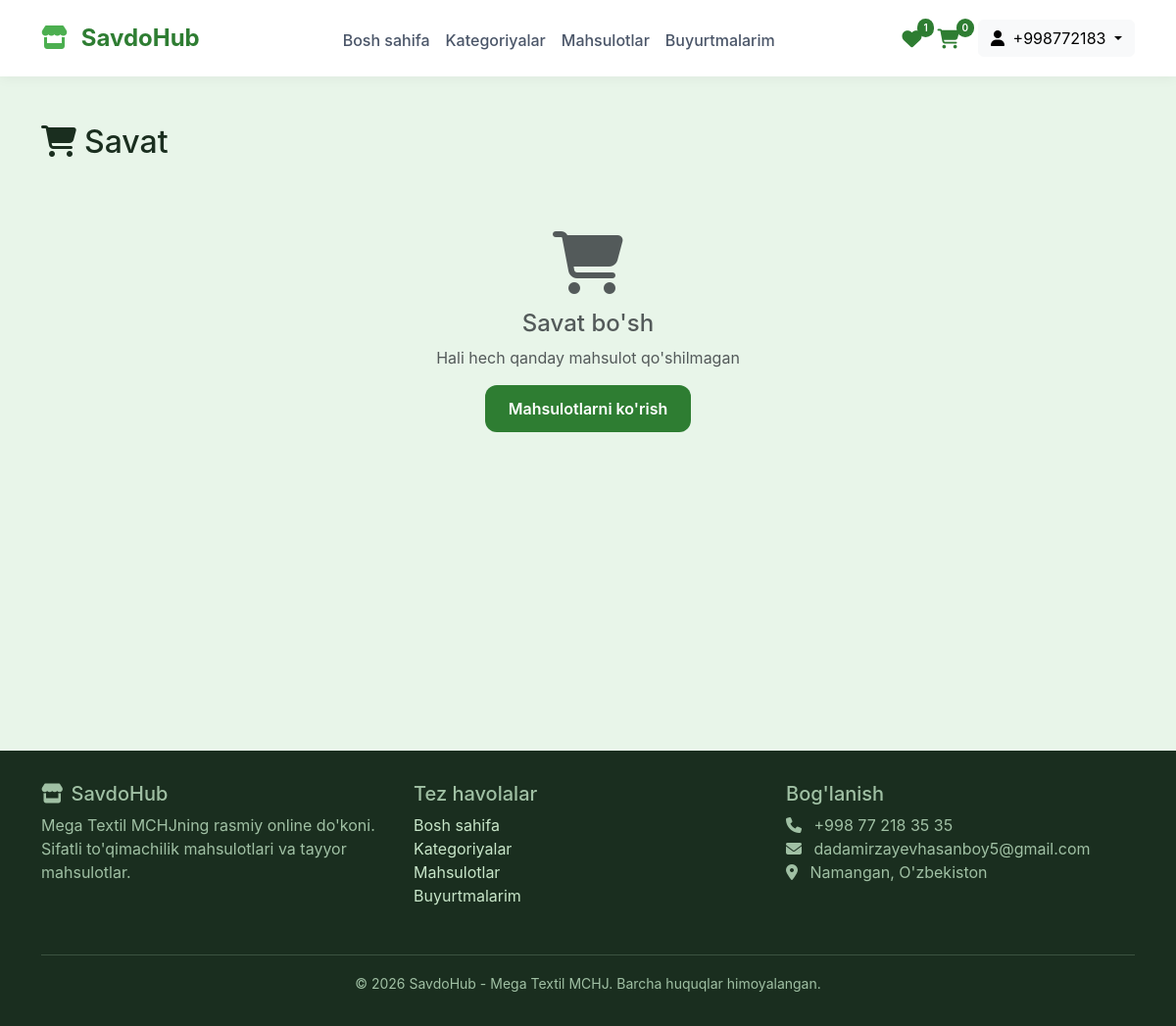
/cart/ (signed in), run on an earlier commit of the app's database.
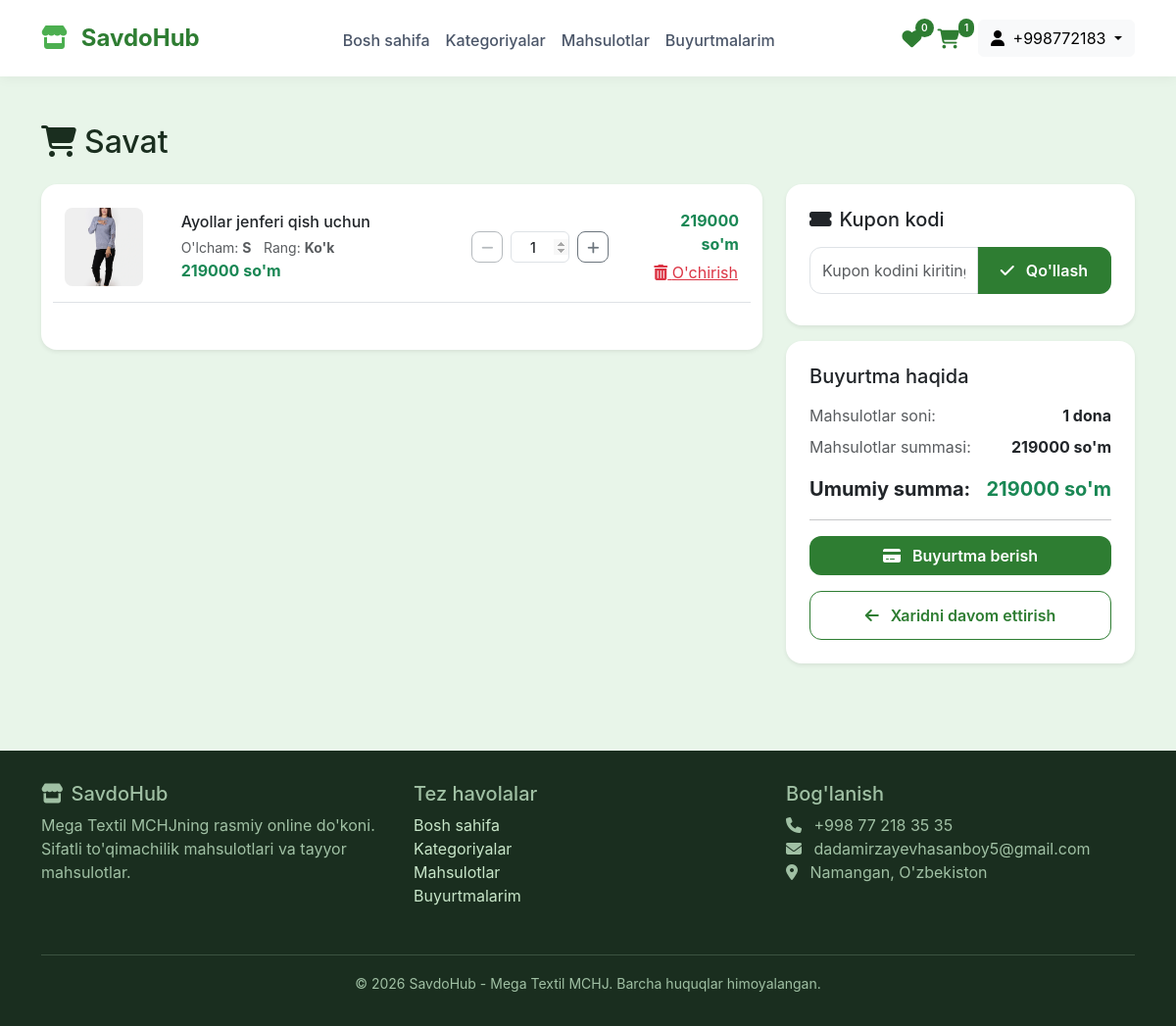
And on a later commit of the database.
### shop/models.py (models this page shows, shortened)
class CartItem(models.Model):
    cart = models.ForeignKey(Cart, on_delete=models.CASCADE, related_name='items', verbose_name="Savat")
    product = models.ForeignKey(Product, on_delete=models.CASCADE, related_name='cart_items', verbose_name="Mahsulot")
    size = models.CharField(max_length=20, blank=True, null=True, verbose_name="O'lcham")
    color = models.CharField(max_length=50, blank=True, null=True, verbose_name="Rang")
    quantity = models.IntegerField(default=1, verbose_name="Soni")
    class Meta:
        verbose_name = "Savatdagi mahsulot"
        verbose_name_plural = "Savatdagi mahsulotlar"
        unique_together = ['cart', 'product', 'size', 'color']
    @property
    def total_price(self):
        return self.product.price * self.quantity

class Product(models.Model):
    category = models.ForeignKey(Category, on_delete=models.CASCADE, related_name='products')
    name = models.CharField(max_length=200)
    slug = models.SlugField(unique=True)
    description = models.TextField()
    price = models.DecimalField(max_digits=10, decimal_places=2)
    old_price = models.DecimalField(max_digits=10, decimal_places=2, blank=True, null=True)
    image = models.ImageField(upload_to='products/')
    image2 = models.ImageField(upload_to='products/', blank=True, null=True)
    image3 = models.ImageField(upload_to='products/', blank=True, null=True)
    is_available = models.BooleanField(default=True)
    is_featured = models.BooleanField(default=False)
    is_new = models.BooleanField(default=False)
    created_at = models.DateTimeField(auto_now_add=True)
    class Meta:
        verbose_name = "Mahsulot"
        verbose_name_plural = "Mahsulotlar"
        ordering = ['-created_at']
    def get_absolute_url(self):
        return reverse('shop:product_detail', args=[self.category.slug, self.slug])
    @property
    def total_stock(self):
        return sum(variant.stock for variant in self.variants.all())

class ProductVariant(models.Model):
    product = models.ForeignKey(Product, on_delete=models.CASCADE, related_name='variants')
    color = models.CharField(max_length=50, verbose_name="Rang")
    size = models.CharField(max_length=20, verbose_name="O'lcham")
    stock = models.IntegerField(default=0, verbose_name="Soni")
    sku = models.CharField(max_length=100, blank=True, verbose_name="SKU")
    price_extra = models.DecimalField(max_digits=10, decimal_places=2, default=0, verbose_name="Qo'shimcha narx")
    class Meta:
        verbose_name = "Mahsulot varianti"
        verbose_name_plural = "Mahsulot variantlari"

class Cart(models.Model):
    user = models.ForeignKey(User, on_delete=models.CASCADE, related_name='carts', verbose_name="Foydalanuvchi")
    created_at = models.DateTimeField(auto_now_add=True, verbose_name="Yaratilgan vaqt")
    updated_at = models.DateTimeField(auto_now=True, verbose_name="Yangilangan vaqt")
    class Meta:
        verbose_name = "Savat"
        verbose_name_plural = "Savatlar"
    @property
    def total_items(self):
        return sum(item.quantity for item in self.items.all())
    @property
    def total_price(self):
        return sum(item.total_price for item in self.items.all())

### shop/views.py (the view, shortened to what this page needs)
# urls.py: path('cart/', views.cart_view, name='cart'),
def cart_view(request):
    if not request.user.is_authenticated:
        messages.warning(request, 'Savatni ko\'rish uchun tizimga kiring!')
        return redirect('accounts:login')
    cart, created = Cart.objects.get_or_create(user=request.user)
    discount = 0
    coupon_code = None
    coupon_id = None
    final_total = cart.total_price - discount
    context = {
        'cart': cart,
        'cart_total_items': cart.total_items,
        'wishlist_count': get_wishlist_count(request),
        'discount': discount,
        'final_total': final_total,
        'coupon_code': coupon_code,
    }
    return render(request, 'shop/cart.html', context)

### shop/views.py (called while the page is built)
def get_wishlist_count(request):
    if request.user.is_authenticated:
        return Wishlist.objects.filter(user=request.user).count()
    return 0

### shop/templates/shop/cart.html (shortened to what the changed rows need)
{% extends 'shop/base.html' %}
{% block content %}
<div class="container">
    <h2 class="mb-4" style="color: #1a2e1f;"><i class="fas fa-shopping-cart me-2"></i>Savat</h2>
    {% if cart.items.all %}
    <div class="row">
        <div class="col-lg-8">
            <div class="card border-0 shadow-sm rounded-4">
                <div class="card-body p-4">
                    {% for item in cart.items.all %}
                    <div class="row align-items-center mb-4 pb-3 border-bottom" id="cart-item-{{ item.id }}">
                        <div class="col-3 col-md-2">
                            {% if item.product.image %}
                            <img src="{{ item.product.image.url }}" alt="{{ item.product.name }}" class="img-fluid rounded-3" style="width: 80px; height: 80px; object-fit: cover;">
                            {% else %}
                            <div class="bg-light rounded-3 d-flex align-items-center justify-content-center" style="width: 80px; height: 80px;">
                                <i class="fas fa-image text-muted fa-2x"></i>
                            </div>
                            {% endif %}
                        </div>
                        <div class="col-5 col-md-5">
                            <a href="{{ item.product.get_absolute_url }}" class="text-decoration-none text-dark">
                                <h6 class="mb-1">{{ item.product.name|truncatechars:40 }}</h6>
                                {% if item.size %}
                                <small class="text-muted">O'lcham: <strong>{{ item.size }}</strong></small>
                                {% endif %}
                                {% if item.color %}
                                <small class="text-muted ms-2">Rang: <strong>{{ item.color }}</strong></small>
                                {% endif %}
                            </a>
                            <div class="text-success fw-bold">{{ item.product.price|floatformat:0 }} so'm</div>
                        </div>
                        <div class="col-2 col-md-3">
                            <div class="d-flex align-items-center gap-2">
                                <button class="btn btn-sm btn-outline-secondary decrement-btn"
                                        data-item-id="{{ item.id }}"
                                        data-current-qty="{{ item.quantity }}"
                                        {% if item.quantity <= 1 %}disabled{% endif %}
                                        style="width: 32px; height: 32px; padding: 0; border-radius: 8px;">
                                    <i class="fas fa-minus"></i>
                                </button>
                                <input type="number" id="qty-{{ item.id }}"
                                       value="{{ item.quantity }}"
                                       class="form-control text-center quantity-input"
                                       style="width: 60px; height: 32px; padding: 0; font-size: 14px; font-weight: 500;"
                                       min="1"
                                       max="{{ item.product.total_stock }}"
                                       data-item-id="{{ item.id }}"
                                       data-max-stock="{{ item.product.total_stock }}">
                                <button class="btn btn-sm btn-outline-secondary increment-btn"
                                        data-item-id="{{ item.id }}"
                                        data-current-qty="{{ item.quantity }}"
                                        data-max-stock="{{ item.product.total_stock }}"
                                        style="width: 32px; height: 32px; padding: 0; border-radius: 8px;">
                                    <i class="fas fa-plus"></i>
                                </button>
                            </div>
                        </div>
                        <div class="col-2 col-md-2 text-end">
                            <div class="fw-bold text-success">{{ item.total_price|floatformat:0 }} so'm</div>
                            <button class="btn btn-link text-danger p-0 mt-1 remove-item-btn" data-item-id="{{ item.id }}">
                                <i class="fas fa-trash-alt"></i> O'chirish
                            </button>
                        </div>
                    </div>
                    {% endfor %}
                </div>
            </div>
        </div>
        <div class="col-lg-4 mt-4 mt-lg-0">
            <div class="card border-0 shadow-sm rounded-4 mb-3">
                <div class="card-body p-4">
                    <h5 class="mb-3"><i class="fas fa-ticket-alt me-2"></i>Kupon kodi</h5>
                    <div id="couponFormSection" {% if coupon_code %}style="display: none;"{% endif %}>
                        <div class="input-group">
                            <input type="text" id="couponCode" class="form-control" placeholder="Kupon kodini kiriting" style="border-radius: 12px 0 0 12px;">
                            <button class="btn-primary-custom" type="button" id="applyCouponBtn" style="border-radius: 0 12px 12px 0;">
                                <i class="fas fa-check me-2"></i> Qo'llash
                            </button>
                        </div>
                    </div>
                </div>
            </div>
            <div class="card border-0 shadow-sm rounded-4">
                <div class="card-body p-4">
                    <h5 class="mb-3">Buyurtma haqida</h5>
                    <div class="d-flex justify-content-between mb-2">
                        <span class="text-muted">Mahsulotlar soni:</span>
                        <span class="fw-bold">{{ cart.total_items }} dona</span>
                    </div>
                    <div class="d-flex justify-content-between mb-2">
                        <span class="text-muted">Mahsulotlar summasi:</span>
                        <span class="fw-bold">{{ cart.total_price|floatformat:0 }} so'm</span>
                    </div>
                    {% if discount > 0 %}
                    <div class="d-flex justify-content-between mb-2 text-success">
                        <span class="text-muted">Chegirma:</span>
                        <span class="fw-bold">- {{ discount|floatformat:0 }} so'm</span>
                    </div>
                    <div class="d-flex justify-content-between pt-2 border-top mt-2">
                        <span class="fw-bold fs-5">Umumiy summa:</span>
                        <span class="fw-bold text-success fs-5">{{ final_total|floatformat:0 }} so'm</span>
                    </div>
                    {% else %}
                    <div class="d-flex justify-content-between pt-2">
                        <span class="fw-bold fs-5">Umumiy summa:</span>
                        <span class="fw-bold text-success fs-5">{{ cart.total_price|floatformat:0 }} so'm</span>
                    </div>
                    {% endif %}
                    <hr class="my-3">
                    <a href="{% url 'shop:checkout' %}" class="btn-primary-custom w-100 py-2 text-center">
                        <i class="fas fa-credit-card me-2"></i> Buyurtma berish
                    </a>
                    <a href="{% url 'shop:product_list' %}" class="btn-outline-custom w-100 text-center mt-3">
                        <i class="fas fa-arrow-left me-2"></i> Xaridni davom ettirish
                    </a>
                </div>
            </div>
        </div>
    </div>
    {% else %}
    <div class="text-center py-5">
        <i class="fas fa-shopping-cart fa-4x text-muted mb-3"></i>
        <h4 class="text-muted">Savat bo'sh</h4>
        <p class="text-muted">Hali hech qanday mahsulot qo'shilmagan</p>
        <a href="{% url 'shop:product_list' %}" class="btn-primary-custom">Mahsulotlarni ko'rish</a>
    </div>
    {% endif %}
</div>
{% endblock %}

### shop/templates/shop/base.html (shortened to what the changed rows need)
<!DOCTYPE html>
<html lang="uz">
<head>
    <link href="https://cdn.jsdelivr.net/npm/bootstrap@5.3.0/dist/css/bootstrap.min.css" rel="stylesheet">
    <link rel="stylesheet" href="https://cdnjs.cloudflare.com/ajax/libs/font-awesome/6.5.1/css/all.min.css">
</head>
<body>
<nav class="navbar navbar-expand-lg sticky-top">
    <div class="container">
        <div class="collapse navbar-collapse" id="navbarNav">
            <div class="d-flex gap-3 align-items-center">
                <a href="{% url 'shop:wishlist' %}" class="position-relative" style="color: #2e7d32;">
                        <i class="fas fa-heart fa-lg"></i>
                        <span class="wishlist-count" id="wishlistCount" style="position: absolute; top: -8px; right: -12px; background: #2e7d32; color: white; font-size: 10px; font-weight: 600; padding: 2px 6px; border-radius: 20px;">{{ wishlist_count|default:0 }}</span>
                </a>
                <a href="{% url 'shop:cart' %}" class="cart-badge position-relative">
                    <i class="fas fa-shopping-cart fa-lg" style="color: #2e7d32; margin-right: 3px;">
                    </i>
                    <span class="cart-count" id="cartCount">{{ cart_total_items|default:0 }}</span>
                </a>
            </div>
        </div>
    </div>
</nav>
<div class="main-container">
    {% block content %}{% endblock %}
</div>
</body>
</html>

What changed in the data, as far as the page shows it:
added CartItem: product.image (picture), product.name "Ayollar jenferi qish uchun", size "S", color "Ko'k", product.price "219000", id "1", total_price "219000"
now on this page (row unchanged): Cart: total_items "1", total_price "219000"
Also different on the page:
{{ wishlist_count|default:0 }}: "1" → "0"
{{ cart_total_items|default:0 }}: "0" → "1"
text no longer shown: "Savat bo'sh Hali hech qanday mahsulot qo'shilmagan Mahsulotlarni ko'rish"
text now shown: "Kupon kodi Qo'llash Buyurtma haqida Mahsulotlar soni: dona Mahsulotlar summasi: so'm Umumiy summa: so'm Buyurtma berish Xaridni davom ettirish"
